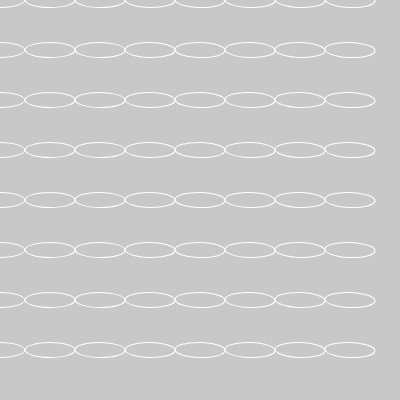
Frame 1 (no input)
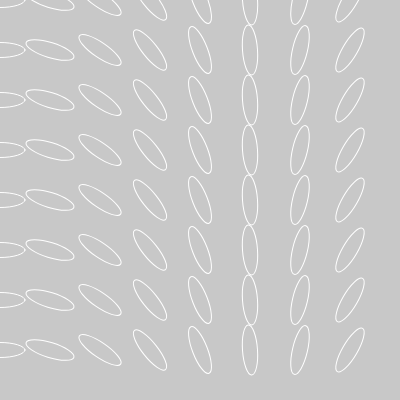
Frame 60 (no input)
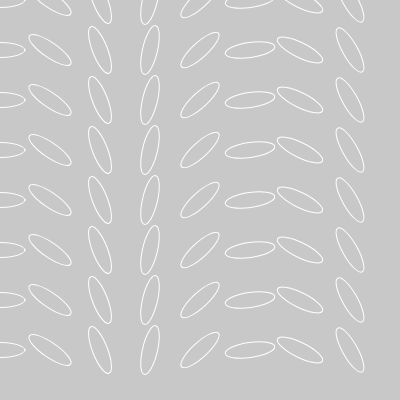
Frame 120 (the mouse pressed at the canvas centre since frame 60)

The p5.js sketch that drew these frames (run headless with seeded random() and noise() and a simulated clock; from frame 60 on, the mouse is pressed at the canvas centre):

// p5.js sketch
// ── sketch.js
function setup() {
  createCanvas(400, 400);
  background(220);
}

function draw() {
  background(200);

  stroke(255);
  noFill();
  // slime();// pre-defiend fucntion
  // spinningEllipse(200,200,100,50,0.01);
  // spinningEllipse(200,300,100,20,0.1);

  let gridSize = 50;

  for (let y = 0; y < height; y += gridSize) {
    for (let x = 0; x < width; x += gridSize) {
      //rect(x, y, gridSize, gridSize);
      spinningEllipse(x, y, gridSize, gridSize * 0.3, 0.0001 * x);
    }
  }
}

function mousePressed() {
  console.log(" curveVertex(" + mouseX - width/2 + "," + mouseY - height/2 + ");");
}

//user-defined function

function slime() {
  beginShape();
  curveVertex(168,25);
  curveVertex(168,97);
  curveVertex(73,77);
  curveVertex(116,142);
  curveVertex(32,217);
  curveVertex(134,217);
  curveVertex(74,335);
  curveVertex(159,314);
  curveVertex(150,399);
  curveVertex(224,296);
  curveVertex(304,368);
  curveVertex(277,239);
  curveVertex(362 + cos(frameCount * 0.05) * 30, 284 + sin(frameCount * 0.05) * 30);
  curveVertex(295,164);
  curveVertex(381,142);
  curveVertex(303,100);
  curveVertex(354,19);
  curveVertex(235,84);
  curveVertex(204,15);
  endShape(CLOSE);
}

//we can reuse the function
function spinningEllipse(x,y,w,h,speed) {
  push();
  translate(x,y);
  rotate(frameCount*speed);
  ellipse(0,0,w,h);
  pop();
}
